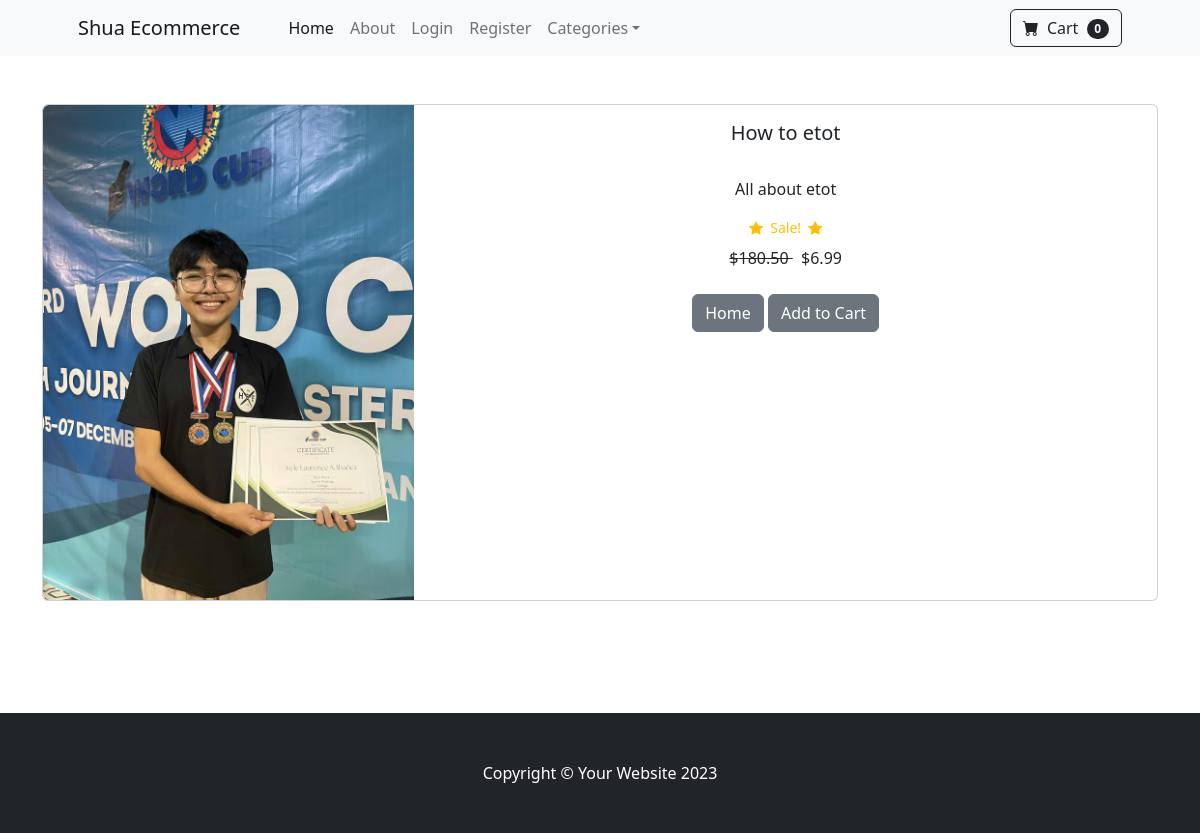
Before: /product/3 with the older database file.
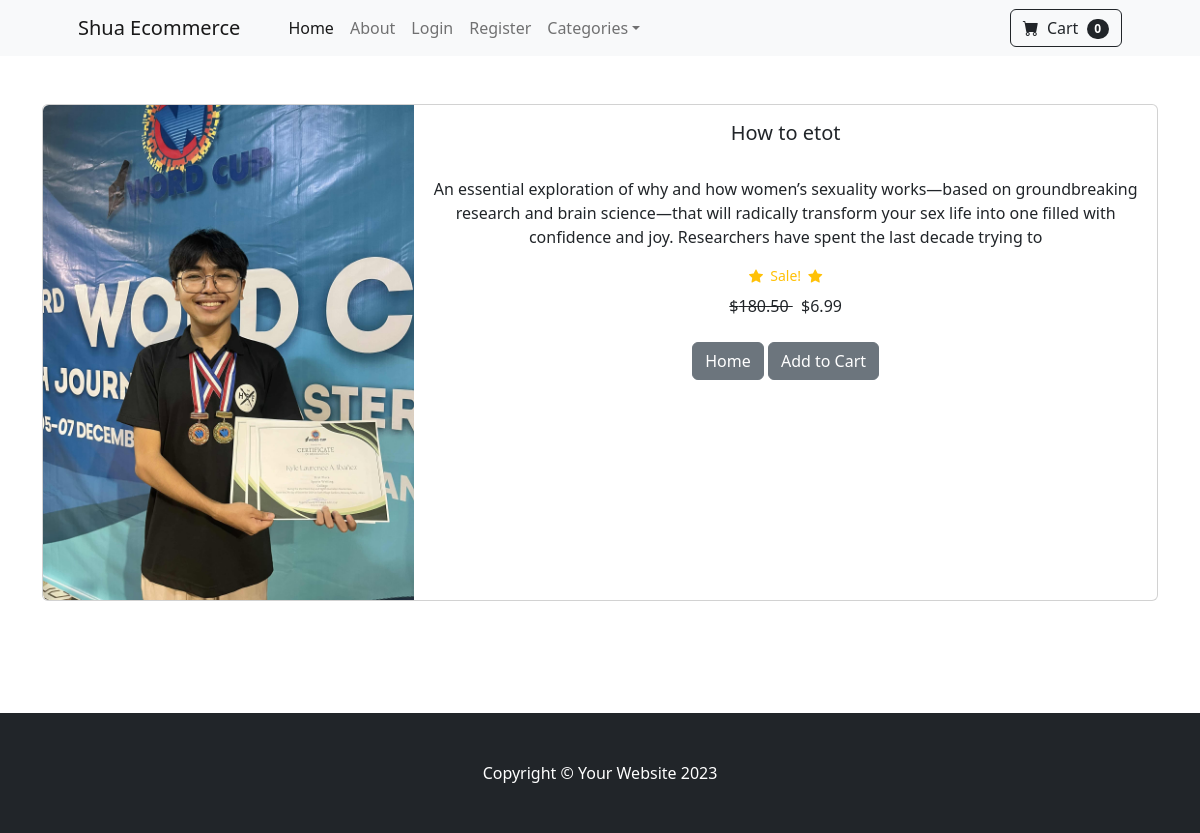
After: the same page with the newer database file.
### store/models.py (models this page shows, shortened)
class Product(models.Model):
	name = models.CharField(max_length=100)
	price = models.DecimalField(default=0, decimal_places=2, max_digits=6)
	category = models.ForeignKey(Category, on_delete=models.CASCADE, default=1)
	description = models.CharField(max_length=250, default='', blank=True, null=True)
	image =  models.ImageField(upload_to='uploads/product/')
	is_sale = models.BooleanField(default=False)
	sale_price = models.DecimalField(default=0, decimal_places=2, max_digits=6)

### store/views.py (the view)
# urls.py: path('product/<int:pk>', views.product, name='product'),
def product(request, pk):
	categories = Category.objects.all()
	product = Product.objects.get(id=pk)
	return render(request, 'product.html', {'product': product, 'categories': categories})

### cart/context_processors.py (called while the page is built)
def cart(request):
	return {'cart': Cart(request)}

### store/templates/product.html (shortened to what this page needs)
{% extends 'base.html' %}
{% block content  %}
<div class="container">
	<br><br>
	<div class="card mb-3">
		<div class="row g-0">
			<div class="col-md-4">
				<img src="{{ product.image.url}}" class="img-fluid rounded-start" alt="...">
			</div>
			<div class="col-md-8">
			<div class="card-body">
			<center>
			<h5 class="card-title">{{product.name}}</h5>
			<br>
			<p class="card-text">{{product.description}} </p>
			{% if product.is_sale %}
				<div class="d-flex justify-content-center small text-warning mb-2">
					<div class = "bi-star-fill"></div>
					&nbsp;&nbsp;Sale!&nbsp;&nbsp;
					<div class = "bi-star-fill"></div>
				</div>
				 <strike>
				${{product.price}}
				 </strike>
				 &nbsp;
				 ${{product.sale_price}}
			{% else %}
				${{product.price}}
			{% endif %}
			<br><br>
			<a href=" {% url "home" %}" class="btn btn-secondary">Home</a>
			<button type="button" value="{{ product.id }}" class='btn btn-secondary' id='add-cart'>Add to Cart</button>
			</center>
			</div>
			</div>
		</div>
	</div>
</div>
<br><br><br><br>
{% endblock %}

### store/templates/base.html (shortened to what this page needs)
{% load static %}
<!DOCTYPE html>
<html lang="en">
    <head>
        <link href="https://cdn.jsdelivr.net/npm/bootstrap-icons@1.5.0/font/bootstrap-icons.css" rel="stylesheet" />
        <link href="{% static 'css/styles.css' %}" rel="stylesheet" />
    </head>
    <body>
        {% include 'navbar.html'%}
        {% block content %}
        {% endblock %}
        <footer class="py-5 bg-dark">
            <div class="container"><p class="m-0 text-center text-white">Copyright &copy; Your Website 2023</p></div>
        </footer>
    </body>
</html>

### store/templates/navbar.html (shortened to what this page needs)
<nav class="navbar navbar-expand-lg navbar-light bg-light">
	<div class="container px-4 px-lg-5">
	    <a class="navbar-brand" href="{% url "home" %}">Shua Ecommerce</a>
	    <div class="collapse navbar-collapse" id="navbarSupportedContent">
		<ul class="navbar-nav me-auto mb-2 mb-lg-0 ms-lg-4">
		    <li class="nav-item"><a class="nav-link active" aria-current="page" href="{% url "home" %}">Home</a></li>
		    <li class="nav-item"><a class="nav-link" href="{% url "about" %}">About</a></li>
		    {% if user.is_authenticated %}
		    <li class="nav-item"><a class="nav-link" href="{% url "logout" %}">Logout</a></li>
			{% else %}
		    <li class="nav-item"><a class="nav-link" href="{% url "login" %}">Login</a></li>
			<li class="nav-item"><a class="nav-link" href="{% url "register" %}">Register</a></li>
			{% endif %}
		    <li class="nav-item dropdown">
			<a class="nav-link dropdown-toggle" id="navbarDropdown" href="#" role="button" data-bs-toggle="dropdown" aria-expanded="false">Categories</a>
		    </li>
		</ul>
		<form class="d-flex">
			<a href={% url "cart_summary" %} class="btn btn-outline-dark"><i class="bi-cart-fill me-1"></i>
				Cart
				<span class="badge bg-dark text-white ms-1 rounded-pill">0</span></a>
		</form>
	    </div>
	</div>
</nav>

Changed rows visible on the page:
changed Product "How to etot": description "All about etot" → "An essential exploration of why and how women’s sexuality works—based on groundbreaking research and brain science—that will radically transform your sex life into one filled with confidence and joy. Researchers have spent the last decade trying to"
